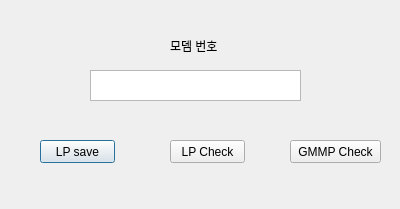
<?xml version="1.0" encoding="UTF-8"?>
<ui version="4.0">
 <class>Dialog</class>
 <widget class="QDialog" name="Dialog">
  <property name="geometry">
   <rect>
    <x>0</x>
    <y>0</y>
    <width>400</width>
    <height>209</height>
   </rect>
  </property>
  <property name="windowTitle">
   <string>Dialog</string>
  </property>
  <widget class="QTextEdit" name="textEdit">
   <property name="geometry">
    <rect>
     <x>90</x>
     <y>70</y>
     <width>211</width>
     <height>31</height>
    </rect>
   </property>
  </widget>
  <widget class="QPushButton" name="pushButton">
   <property name="geometry">
    <rect>
     <x>40</x>
     <y>140</y>
     <width>75</width>
     <height>23</height>
    </rect>
   </property>
   <property name="text">
    <string>LP save</string>
   </property>
  </widget>
  <widget class="QPushButton" name="pushButton_2">
   <property name="geometry">
    <rect>
     <x>170</x>
     <y>140</y>
     <width>75</width>
     <height>23</height>
    </rect>
   </property>
   <property name="text">
    <string>LP Check</string>
   </property>
  </widget>
  <widget class="QPushButton" name="pushButton_3">
   <property name="geometry">
    <rect>
     <x>290</x>
     <y>140</y>
     <width>91</width>
     <height>23</height>
    </rect>
   </property>
   <property name="text">
    <string>GMMP Check</string>
   </property>
  </widget>
  <widget class="QLabel" name="label">
   <property name="geometry">
    <rect>
     <x>170</x>
     <y>40</y>
     <width>56</width>
     <height>12</height>
    </rect>
   </property>
   <property name="text">
    <string>모뎀 번호</string>
   </property>
  </widget>
 </widget>
 <resources/>
 <connections/>
</ui>
